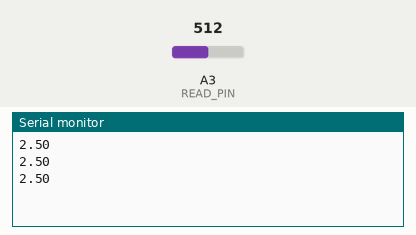
This sketch was run on a simulated Arduino Uno, built with avr-gcc and run on an emulated ATmega328P. Shown: the last lines printed to the serial monitor. The test bench sets the inputs (shaded band); at power-on: A3 (READ_PIN) = 512.

Above: at 1.3 s.
1.4 s: A3 (READ_PIN) set to 716
At 1.9 s:
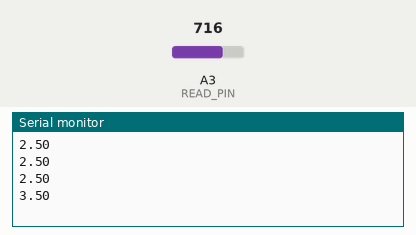
2.9 s: A3 (READ_PIN) set to 900
At 3.4 s:
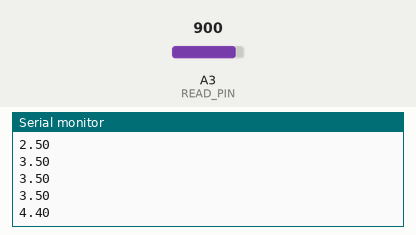
Timing chart, 0 to 5.9 s (numbered marks = the images above; inputs shaded):
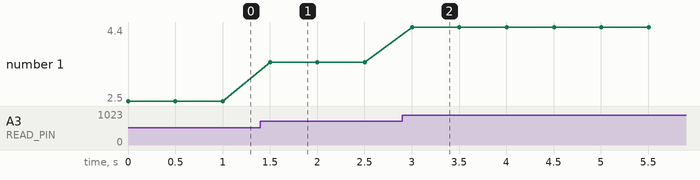

The sketch:

04_analog_input_expl.ino
```cpp
int const READ_PIN = A3;
int const DELAY_TIME = 500;

void setup()
{
    pinMode(READ_PIN, INPUT);
    Serial.begin(9600);
}

void loop()
{
    int readValue = analogRead(READ_PIN); // from 0 to 1023
    float V2 = (5. / 1023.) * readValue;  // real voltage from analog signal
    Serial.println(V2);
    delay(DELAY_TIME);
}
```

Measured:
- after the input at 1.4 s, the serial monitor: prints a new line after 0.10 s (image 1)
- after the input at 2.9 s, the serial monitor: prints a new line after 0.10 s (image 2)
- plotted number 1: 2.5 → 3.5 after the input at 1.4 s, 3.5 → 4.4 after the input at 2.9 s
